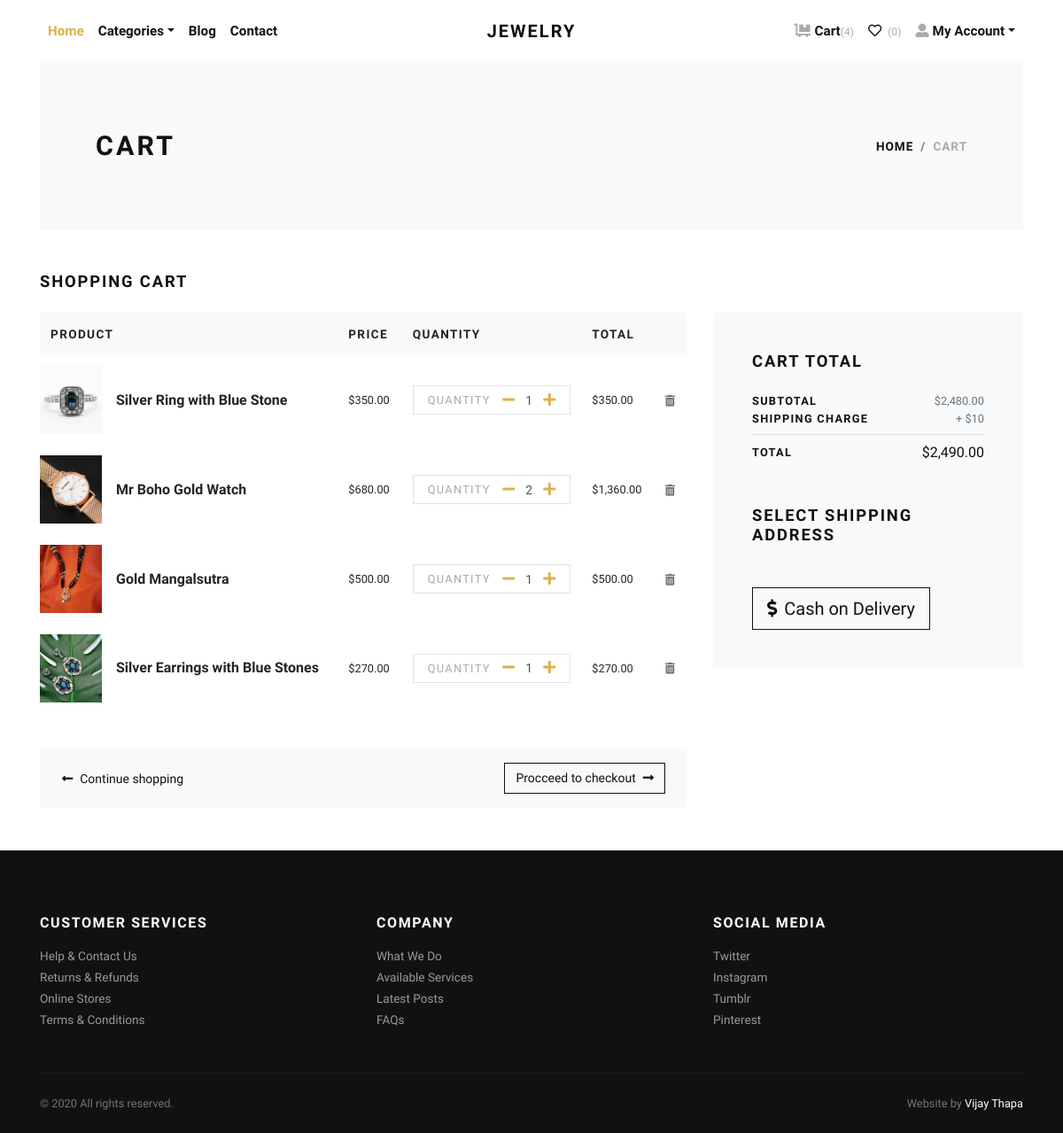
The page /cart/ (signed in) on the database as committed earlier.
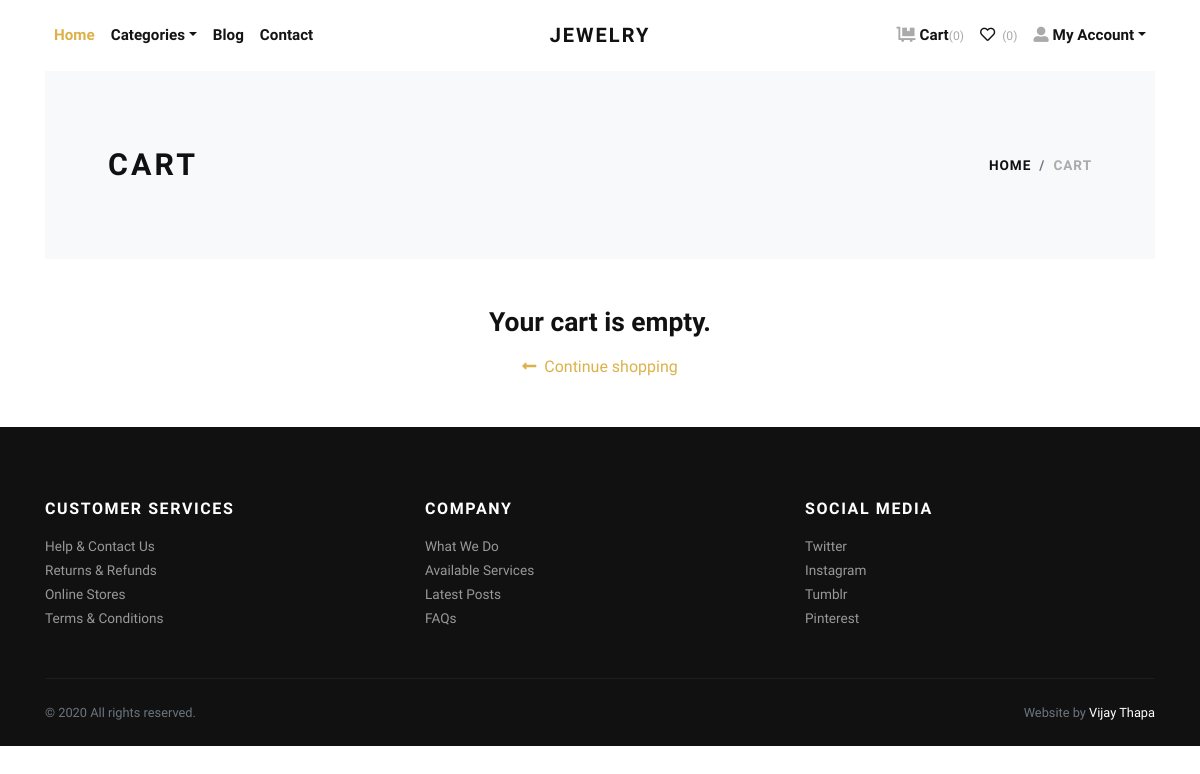
The same page on the database as committed later.
### store/models.py (models this page shows, shortened)
class Cart(models.Model):
    user = models.ForeignKey(User, verbose_name="User", on_delete=models.CASCADE)
    product = models.ForeignKey(Product, verbose_name="Product", on_delete=models.CASCADE)
    quantity = models.PositiveIntegerField(default=1, verbose_name="Quantity")
    created_at = models.DateTimeField(auto_now_add=True, verbose_name="Created Date")
    updated_at = models.DateTimeField(auto_now=True, verbose_name="Updated Date")
    @property
    def total_price(self):
        return self.quantity * self.product.price

class Product(models.Model):
    title = models.CharField(max_length=150, verbose_name="Product Title")
    slug = models.SlugField(max_length=160, verbose_name="Product Slug")
    sku = models.CharField(max_length=255, unique=True, verbose_name="Unique Product ID (SKU)")
    short_description = models.TextField(verbose_name="Short Description")
    detail_description = models.TextField(blank=True, null=True, verbose_name="Detail Description")
    product_image = models.ImageField(upload_to='product', blank=True, null=True, verbose_name="Product Image")
    price = models.DecimalField(max_digits=8, decimal_places=2)
    category = models.ForeignKey(Category, verbose_name="Product Categoy", on_delete=models.CASCADE)
    is_active = models.BooleanField(verbose_name="Is Active?")
    is_featured = models.BooleanField(verbose_name="Is Featured?")
    created_at = models.DateTimeField(auto_now_add=True, verbose_name="Created Date")
    updated_at = models.DateTimeField(auto_now=True, verbose_name="Updated Date")
    class Meta:
        verbose_name_plural = 'Products'
        ordering = ('-created_at', )

### store/views.py (the view)
# urls.py: path('cart/', views.cart, name="cart"),
@login_required
def cart(request):
    user = request.user
    cart_products = Cart.objects.filter(user=user)
    amount = decimal.Decimal(0)
    shipping_amount = decimal.Decimal(10)
    cp = [p for p in Cart.objects.all() if p.user==user]
    if cp:
        for p in cp:
            temp_amount = (p.quantity * p.product.price)
            amount += temp_amount
    addresses = Address.objects.filter(user=user)
    context = {
        'cart_products': cart_products,
        'amount': amount,
        'shipping_amount': shipping_amount,
        'total_amount': amount + shipping_amount,
        'addresses': addresses,
    }
    return render(request, 'store/cart.html', context)

### store/context_preprocessors.py (called while the page is built)
def store_menu(request):
    categories = Category.objects.filter(is_active=True)
    context = {
        'categories_menu': categories,
    }
    return context

def cart_menu(request):
    if request.user.is_authenticated:
        cart_items= Cart.objects.filter(user=request.user)
        context = {
            'cart_items': cart_items,
        }
    else:
        context = {}
    return context

### templates/store/cart.html (shortened to what the changed rows need)
{% extends 'base.html' %}
{% load static %}
{% load humanize %}
    {% block content %}
      <div class="container">
        <section class="py-5 bg-light">
          <div class="container">
            <div class="row px-4 px-lg-5 py-lg-4 align-items-center">
              <div class="col-lg-6">
                <h1 class="h2 text-uppercase mb-0">Cart</h1>
              </div>
            </div>
          </div>
        </section>
        {% if cart_products %}
        <section class="py-5">
          <h2 class="h5 text-uppercase mb-4">Shopping cart</h2>
          <div class="row">
            <div class="col-lg-8 mb-4 mb-lg-0">
              <div class="table-responsive mb-4">
                <table class="table">
                  <thead class="bg-light">
                    <tr>
                      <th class="border-0" scope="col"> <strong class="text-small text-uppercase">Product</strong></th>
                      <th class="border-0" scope="col"> <strong class="text-small text-uppercase">Price</strong></th>
                      <th class="border-0" scope="col"> <strong class="text-small text-uppercase">Quantity</strong></th>
                      <th class="border-0" scope="col"> <strong class="text-small text-uppercase">Total</strong></th>
                      <th class="border-0" scope="col"> </th>
                    </tr>
                  </thead>
                  <tbody>
                    {% for cart_product in cart_products %}
                    <tr>
                      <th class="pl-0 border-0" scope="row">
                        <div class="media align-items-center">
                          {% if cart_product.product.product_image %}
                            <a class="reset-anchor d-block animsition-link" href="{% url 'store:product-detail' cart_product.product.slug %}"><img src="{{cart_product.product.product_image.url}}" alt="{{cart_product.product.title}}" width="70"/></a>
                          {% else %}
                            <a class="reset-anchor d-block animsition-link" href="{% url 'store:product-detail' cart_product.product.slug %}"><img src="{% static 'img/product-detail-3.jpg' %}" alt="{{cart_product.product.title}}" width="70"/></a>
                          {% endif %}
                          <div class="media-body ml-3"><strong class="h6"><a class="reset-anchor animsition-link" href="{% url 'store:product-detail' cart_product.product.slug %}">{{cart_product.product.title}}</a></strong></div>
                        </div>
                      </th>
                      <td class="align-middle border-0">
                        <p class="mb-0 small">${{cart_product.product.price}}</p>
                      </td>
                      <td class="align-middle border-0">
                        <div class="border d-flex align-items-center justify-content-between px-3"><span class="small text-uppercase text-gray headings-font-family">Quantity</span>
                          <div class="quantity">
                            <a href="{% url 'store:minus-cart' cart_product.id %}" class="dec-btn p-0 ml-2"><i class="fas fa-minus"></i></a>
                            <input class="form-control form-control-sm border-0 shadow-0 p-0" type="text" value="{{cart_product.quantity}}"/>
                            <a href="{% url 'store:plus-cart' cart_product.id %}" class="inc-btn p-0"><i class="fas fa-plus"></i></a>
                          </div>
                        </div>
                      </td>
                      <td class="align-middle border-0">
                        <p class="mb-0 small">${{cart_product.total_price|intcomma}}</p>
                      </td>
                      <td class="align-middle border-0"><a class="reset-anchor" href="{% url 'store:remove-cart' cart_product.id %}"><i class="fas fa-trash-alt small text-muted"></i></a></td>
                    </tr>
                    {% endfor %}
                  </tbody>
                </table>
              </div>
              <div class="bg-light px-4 py-3">
                <div class="row align-items-center text-center">
                  <div class="col-md-6 mb-3 mb-md-0 text-md-left"><a class="btn btn-link p-0 text-dark btn-sm" href="{% url 'store:home' %}"><i class="fas fa-long-arrow-alt-left mr-2"> </i>Continue shopping</a></div>
                  <div class="col-md-6 text-md-right"><a class="btn btn-outline-dark btn-sm" href="checkout.html">Procceed to checkout<i class="fas fa-long-arrow-alt-right ml-2"></i></a></div>
                </div>
              </div>
            </div>
            <div class="col-lg-4">
              <div class="card border-0 rounded-0 p-lg-4 bg-light">
                <div class="card-body">
                  <h5 class="text-uppercase mb-4">Cart total</h5>
                  <ul class="list-unstyled mb-0">
                    <li class="d-flex align-items-center justify-content-between"><strong class="text-uppercase small font-weight-bold">Subtotal</strong><span class="text-muted small">${{amount|intcomma}}</span></li>
                    <li class="d-flex align-items-center justify-content-between"><strong class="text-uppercase small font-weight-bold">Shipping Charge</strong><span class="text-muted small">+ ${{shipping_amount}}</span></li>
                    <li class="border-bottom my-2"></li>
                    <li class="d-flex align-items-center justify-content-between mb-4"><strong class="text-uppercase small font-weight-bold">Total</strong><span>${{total_amount|intcomma}}</span></li>
                  </ul>
                  <h5 class="text-uppercase my-5">Select Shipping Address</h5>
                  <form action="{% url 'store:checkout' %}" id="myform">
                    <button type="submit" class="btn btn-dark btn-lg btn-outline-dark" type="submit"> <i class="fas fa-dollar-sign mr-2"></i>Cash on Delivery</button>
                  </form>
                </div>
              </div>
            </div>
          </div>
        </section>
        {% else %}
          <div class="text-center py-5">
            <h3 class="mb-3">Your cart is empty.</h3>
            <a href="{% url 'store:home' %}"><i class="fas fa-long-arrow-alt-left mr-2"> </i>Continue shopping</a>
          </div>
        {% endif %}
      </div>
      {% endblock content %}

Rows that differ between the two databases and show on the page:
removed Cart: product.product_image (picture), product "Silver Ring with Blue Stone", product.price "350.00", quantity "1", total_price "350.00"
removed Cart: product.product_image (picture), product "Mr Boho Gold Watch", product.price "680.00", quantity "2", total_price "1,360.00"
removed Cart: product.product_image (picture), product "Gold Mangalsutra", product.price "500.00", quantity "1", total_price "500.00"
removed Cart: product.product_image (picture), product "Silver Earrings with Blue Stones", product.price "270.00", quantity "1", total_price "270.00"
Other text that changed with them:
{{ cart_items.count }}: "4" → "0"
{{ amount|intcomma }}: "2,480.00" → (not shown)
{{ shipping_amount }}: "10" → (not shown)
{{ total_amount|intcomma }}: "2,490.00" → (not shown)
text no longer shown: "SHOPPING CART PRODUCT PRICE QUANTITY TOTAL Procceed to checkout CART TOTAL SUBTOTAL $ SHIPPING CHARGE + $ TOTAL $ SELECT SHIPPING ADDRESS Cash on Delivery"
text now shown: "Your cart is empty."
